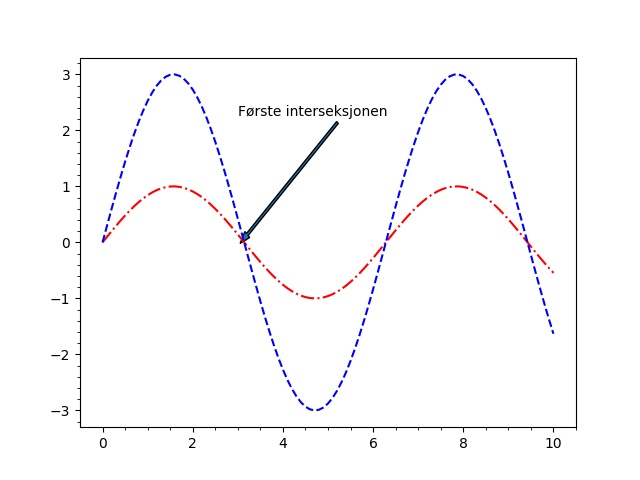

The script that drew this image:
import matplotlib.pyplot as plt
from math import sin

# liste med x-verdier
xs = [n / 10 for n in range(101)]
# 2 ulike lister med y-verdier
ys_1 = [sin(x) for x in xs]
ys_2 = [3 * sin(x) for x in xs]

plt.plot(xs, ys_1, "-.r")
plt.plot(xs, ys_2, "--b")
plt.minorticks_on()

# Adding an arrow to graph starting
# from the base (2, 4) and with the
# length of 2 units from both x and y
# And setting the width of arrow for
# better visualization
plt.arrow(5.21, 2.14, -2, -2, width = 0.05)
plt.text(3, 2.26, "Første interseksjonen")

# savefig lagrer filene
plt.savefig("test.png")
plt.savefig("test.pdf")

# interaktivt vindu
plt.show() # Hva skjer om vi ikke har med den raden: plt.show()?
